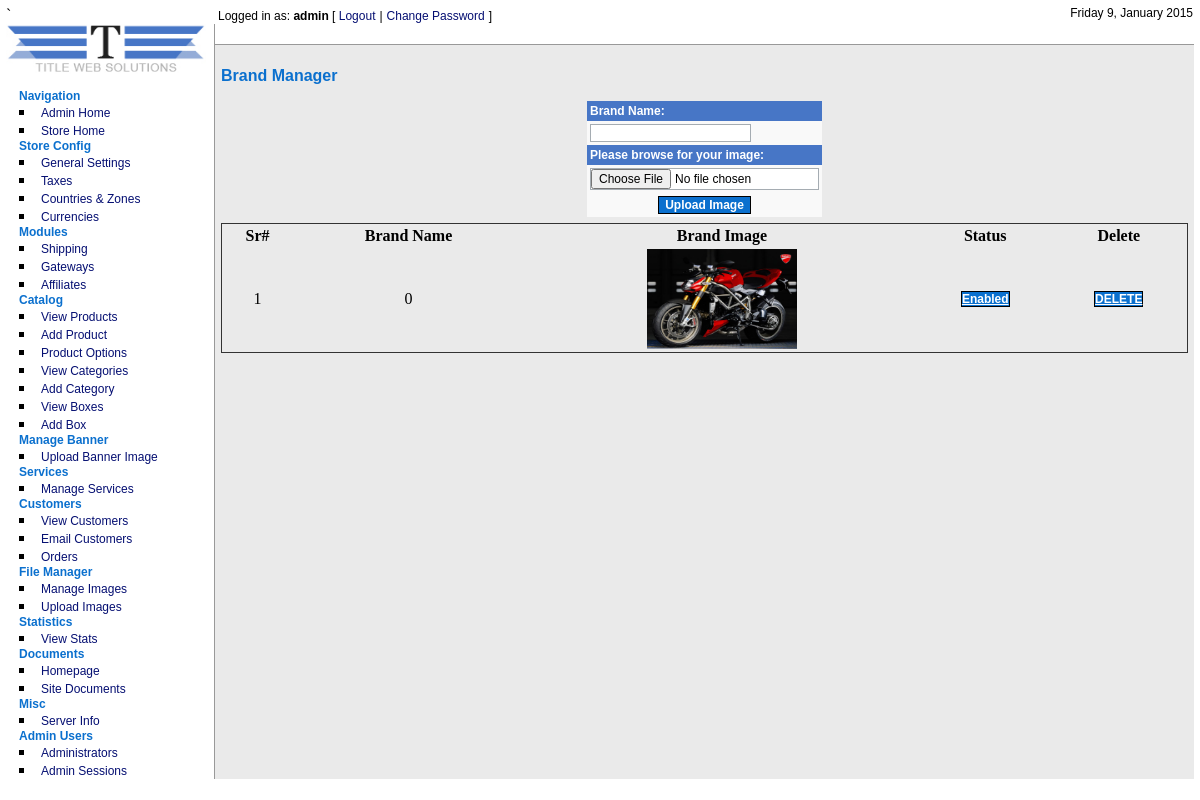
/admin/bannermanager/index.php (signed in), run on the app's committed database.
### tables this page shows
CREATE TABLE IF NOT EXISTS `cubecart_admin_users` (
  `adminId` int(11) NOT NULL AUTO_INCREMENT,
  `name` varchar(255) NOT NULL DEFAULT '',
  `username` varchar(255) NOT NULL DEFAULT '',
  `password` varchar(32) NOT NULL DEFAULT '',
  `email` varchar(255) NOT NULL DEFAULT '',
  `noLogins` int(11) NOT NULL DEFAULT '0',
  `isSuper` int(11) NOT NULL DEFAULT '0',
  `notes` text,
  `failLevel` int(1) NOT NULL DEFAULT '0',
  `blockTime` int(10) NOT NULL DEFAULT '0',
  `lastTime` int(10) NOT NULL DEFAULT '0',
  KEY `adminId` (`adminId`)
);

CREATE TABLE IF NOT EXISTS `cubecart_banner` (
  `id` int(11) NOT NULL AUTO_INCREMENT,
  `imagePath` text NOT NULL,
  `status` int(11) NOT NULL,
  `imageName` varchar(500) NOT NULL,
  `isGallery` int(11) NOT NULL,
  PRIMARY KEY (`id`)
);

### admin/bannermanager/index.php (the view, shortened to what the rows shown need)
<?php
include("../../includes/global.inc.php");
require_once("../../classes/db.inc.php");
$db = new db();
include_once("../../includes/functions.inc.php");
$config = fetchDbConfig("config");
include_once("../../language/".$config['defaultLang']."/lang.inc.php");
include("../includes/auth.inc.php");
include("../includes/header.inc.php");
?>
	<table style="border:1px solid #333333; width:100%;" align="center">
		<thead>
			<th>Sr#</th>
			<th>Brand Name</th>
			<th>Brand Image</th>
			<th>Status</th>
			<th>Delete</th>
		</thead>
		<tbody>
		<?php
			$query = "SELECT * FROM ".$glob['dbprefix']."CubeCart_banner ORDER BY id ASC";
			$results = $db->select($query);
			if(count($results) > 0) {
				for ($i=0; $i<count($results); $i++){
				?>
					<tr>
						<td  align="center"><?=$i+1 ?></td>
						<td  align="center"><?=$results[$i]['imageName']?></td>
						<td  align="center"><img src="../../aziaBannerImages/<?=$results[$i]['imagePath']?>" height="100" width="150" /></td>
						<td  align="center"><a href="<?php echo $GLOBALS['rootRel']; ?>admin/bannermanager/index.php?status=<? if($results[$i]['status']==1)echo 0; else echo 1;?>&amp;id=<?=$results[$i]['id']?>" class="submit"><?php if($results[$i]['status']==1) echo "Enabled"; else echo "Disabled";?></a></td>
						<td  align="center"><a href="<?php echo $GLOBALS['rootRel']; ?>admin/bannermanager/index.php?delete_id=<?=$results[$i]['id']?>&amp;image_path=<?=$results[$i]['imagePath']?>" class="submit">DELETE</a></td>
					</tr>
				<?php
				}
			}
		?>
	</tbody>
	</table>
<?php include("../includes/footer.inc.php"); ?>

### admin/includes/header.inc.php (shortened to what the rows shown need)
<!DOCTYPE HTML PUBLIC "-//W3C//DTD XHTML 1.0 Transitional//EN" "http://www.w3.org/TR/xhtml1/DTD/xhtml1-transitional.dtd">
<html xmlns="http://www.w3.org/1999/xhtml">
<head>
<link href="<?php echo $GLOBALS['rootRel']; ?>admin/styles/style.css" rel="stylesheet" type="text/css" />
</head>
<body>
<?php
if(isset($_SESSION['ccAdmin']) && strpos(dirname($_SERVER['PHP_SELF']), $_SESSION['ccAdminPath']) == 0){ ?>
<table width="100%" border="0" cellspacing="0" cellpadding="0">
  <tr>
    <td valign="top" width="180" rowspan="3" class="tdNav">
<?php include($GLOBALS['rootDir']."/admin/includes/navigation.inc.php"); ?>
	</td>
  </tr>
  <tr>
  <td valign="top" class="tdContent">
<div id="topBar">
<div id="loginBar">
	<span class="txtLogin"><?php echo $lang['admin']['incs']['logged_in_as'];?> <strong><?php echo $ccAdminData[0]['username']; ?></strong> [ </span><a href="<?php echo $GLOBALS['rootRel']; ?>admin/logout.php" class="txtLink"><?php echo $lang['admin']['incs']['logout'];?></a> <span class="txtLogin">|</span> <a href="<?php echo $GLOBALS['rootRel'];?>admin/adminusers/changePass.php" class="txtLink"><?php echo $lang['admin']['incs']['change_pass'];?></a> <span class="txtLogin">]</span>
</div>
<div id="dateBar">
	<span class="txtLogin"><?php echo formatTime(time(),$strftime); ?></span>
</div>
</div>
<div id="contentPad">
<?php } ?>

### data on the page
cubecart_admin_users: username "admin"
cubecart_banner: imageName "0", imagePath (picture), status "Enabled"

### other printed values
$lang['admin']['nav']['navigation'] "Navigation"
$lang['admin']['nav']['admin_home'] "Admin Home"
$lang['admin']['nav']['store_home'] "Store Home"
$lang['admin']['nav']['store_config'] "Store Config"
$lang['admin']['nav']['gen_settings'] "General Settings"
$lang['admin']['nav']['taxes'] "Taxes"
$lang['admin']['nav']['countries_zones'] "Countries & Zones"
$lang['admin']['nav']['currencies'] "Currencies"
$lang['admin']['nav']['modules'] "Modules"
$lang['admin']['nav']['shipping'] "Shipping"
$lang['admin']['nav']['gateways'] "Gateways"
$lang['admin']['nav']['affiliates'] "Affiliates"
$lang['admin']['nav']['catalog'] "Catalog"
$lang['admin']['nav']['view_products'] "View Products"
$lang['admin']['nav']['add_product'] "Add Product"
